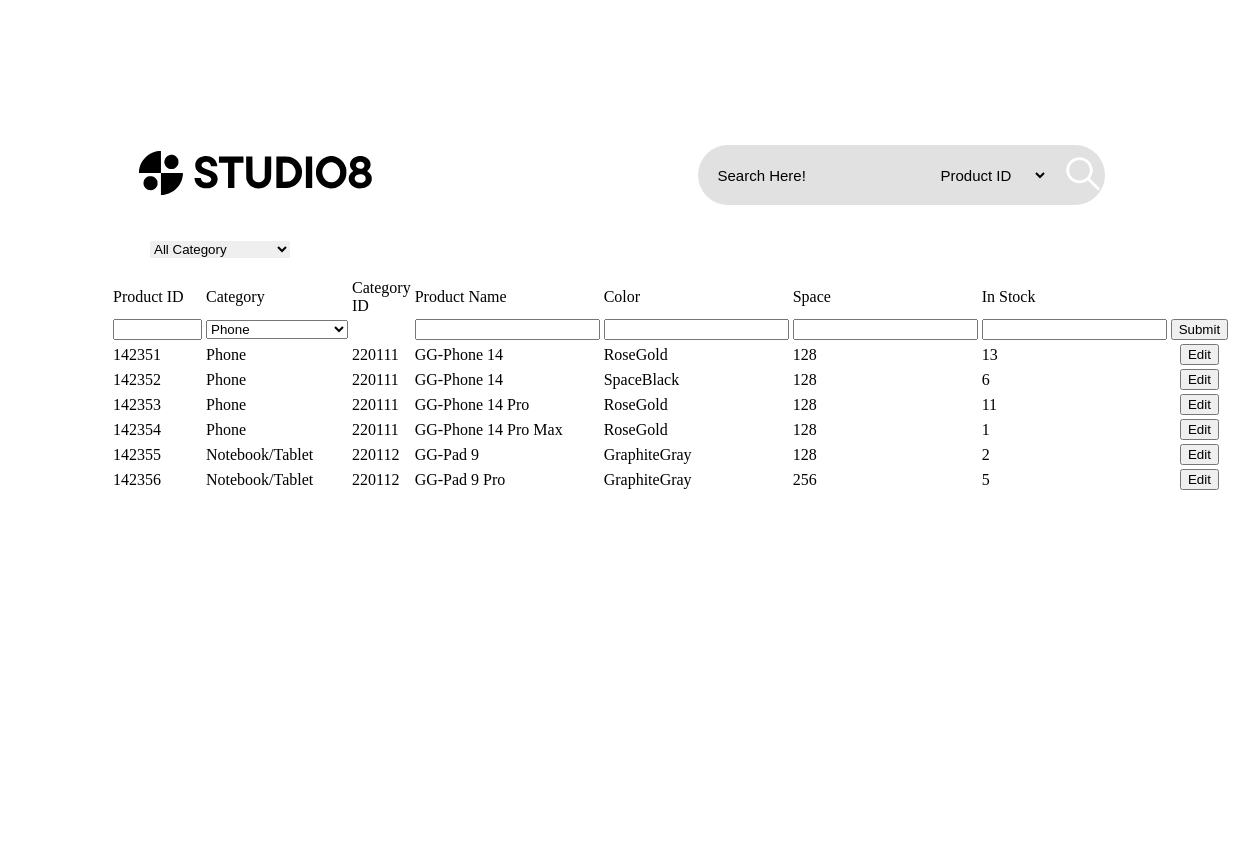
Before: /product/Form_Stock.php with the older database file.
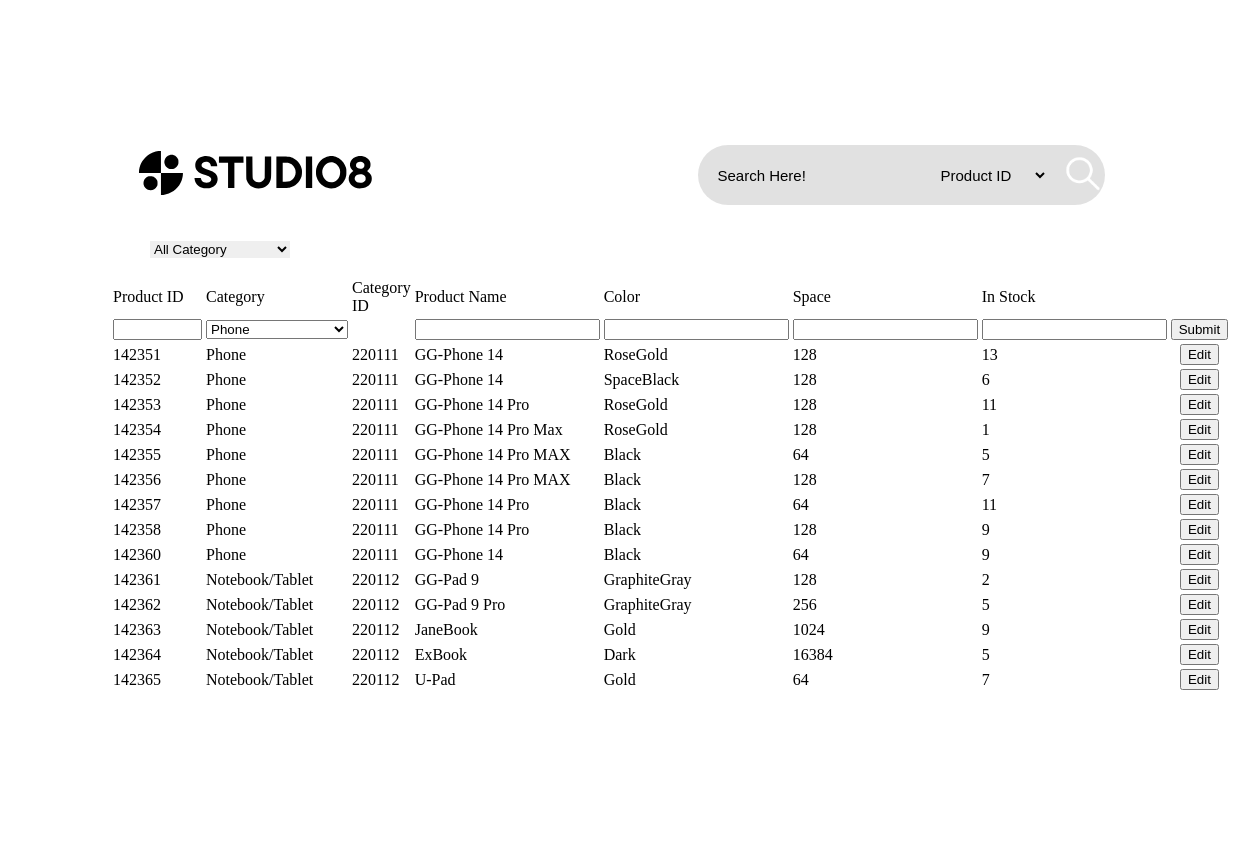
After: the same page with the newer database file.
### tables this page shows
CREATE TABLE `product` (
  `product_id` int(11) NOT NULL,
  `category_id` int(11) NOT NULL,
  `category` varchar(255) NOT NULL,
  `product_name` varchar(64) NOT NULL,
  `product_color` varchar(64) NOT NULL,
  `memory_capacity` int(11) NOT NULL,
  `in_stock` int(11) NOT NULL
);

### product/Form_Stock.php (the view, shortened to what this page needs)
<?php
    $con=mysqli_connect("localhost","root","","studio8");
    $sql = "CREATE TABLE IF NOT EXISTS `product` (
                `product_id` int(11) PRIMARY KEY NOT NULL,
                `category_id` int(11) NOT NULL,
                `category` varchar(255) NOT NULL,
                `product_name` varchar(64) NOT NULL,
                `product_color` varchar(64) NOT NULL,
                `memory_capacity` int(11) NOT NULL,
                `in_stock` int(11) NOT NULL
                );";
    mysqli_query($con,$sql);
?>
<!DOCTYPE html>
<html lang="en">
<head>
    <link rel="stylesheet" href="stockpage.css">
    <link rel="stylesheet" href="https://cdnjs.cloudflare.com/ajax/libs/font-awesome/5.13.0/css/all.min.css">
</head>
<body>
    <div class="main-box">
    <div class="box">
        <div class="navbar">
            <a href="../index.php"><img src="../main-asset/LOGO_STUDIO8.svg" class="logo_MAIN"></a>
            <form action="Find_Stock.php" class="search-btn" method = "get">
                <input type="text" name="textsearch" placeholder="Search Here!" name="q">
                <select name="from">
                    <option value="1">Product ID</option>
                </select>
                <button type="submit"><img src="../icon/searchIcon.png"></button>
            </form>
        </div>
        <div>
            <form class="h2text">
                <select name="category_id" id="category_id" class="h2text" name="Type">
			        <option value=" " selected>All Category</option>
                </select>
            </form>
        </div>
    <br>
    <table border="0" align='center'>
        <tr>
            <td width="100">Product ID</td>
            <td width="100">Category</td>
            <td width="100">Category ID</td>
            <td width="100">Product Name</td>
            <td width="100">Color</td>
            <td width="100">Space</td>
            <td width="100">In Stock</td>
        </tr>
        <tr>
            <form name="insertStock" action="Insert_Stock.php" method="post">
            <td><input type="int" name="product_id" size="8"></td>
            <td>
                <select name="category_id" id="category_id">
			        <option value="220111" selected>Phone</option>
                </select>
            </td>
            <td></td>
            <td><input type="text" name="name"></td>
            <td><input type="text" name="color"></td>
            <td><input type="text" name="space"></td>
            <td><input type="text" name="instock"></td>
            <td><input name="add" type="submit" ></td>
            </form>
        </tr>
        <?php
            $query = "SELECT * FROM product
                    GROUP BY product_id";
            $result = mysqli_query($con, $query);
            foreach( $result as $row ) {
                echo "<tr>";
                    echo "<td>" .$row["product_id"]. "</td>";
                    echo "<td>" .$row["category"]. "</td>";
                    echo "<td>" .$row["category_id"]. "</td>";
                    echo "<td>" .$row["product_name"]. "</td>";
                    echo "<td>" .$row["product_color"]. "</td>";
                    echo "<td>" .$row["memory_capacity"]. "</td>";
                    echo "<td>" .$row["in_stock"]. "</td>";
                    echo "<form name='editStock' action='Edit_Stock.php' method='post'>";
                    echo "<td align='center'><input name='edit' type='submit' value='Edit'></td>";
                    echo "</form>";
                echo "</tr>";
                }
        ?>
    </table>
</body>
</html>

Changed rows visible on the page:
changed product id 142355: category "Notebook/Tablet" → "Phone"; category "220112" → "220111"; product_name "GG-Pad 9" → "GG-Phone 14 Pro MAX"; product_color "GraphiteGray" → "Black"; memory_capacity "128" → "64"; in_stock "2" → "5"
changed product id 142356: category "Notebook/Tablet" → "Phone"; category "220112" → "220111"; product_name "GG-Pad 9 Pro" → "GG-Phone 14 Pro MAX"; product_color "GraphiteGray" → "Black"; memory_capacity "256" → "128"; in_stock "5" → "7"
added product: product_id "142357", category "Phone", category "220111", product_name "GG-Phone 14 Pro", product_color "Black", memory_capacity "64", in_stock "11"
added product: product_id "142358", category "Phone", category "220111", product_name "GG-Phone 14 Pro", product_color "Black", memory_capacity "128", in_stock "9"
added product: product_id "142360", category "Phone", category "220111", product_name "GG-Phone 14", product_color "Black", memory_capacity "64", in_stock "9"
added product: product_id "142361", category "Notebook/Tablet", category "220112", product_name "GG-Pad 9", product_color "GraphiteGray", memory_capacity "128", in_stock "2"
added product: product_id "142362", category "Notebook/Tablet", category "220112", product_name "GG-Pad 9 Pro", product_color "GraphiteGray", memory_capacity "256", in_stock "5"
added product: product_id "142363", category "Notebook/Tablet", category "220112", product_name "JaneBook", product_color "Gold", memory_capacity "1024", in_stock "9"
added product: product_id "142364", category "Notebook/Tablet", category "220112", product_name "ExBook", product_color "Dark", memory_capacity "16384", in_stock "5"
added product: product_id "142365", category "Notebook/Tablet", category "220112", product_name "U-Pad", product_color "Gold", memory_capacity "64", in_stock "7"
